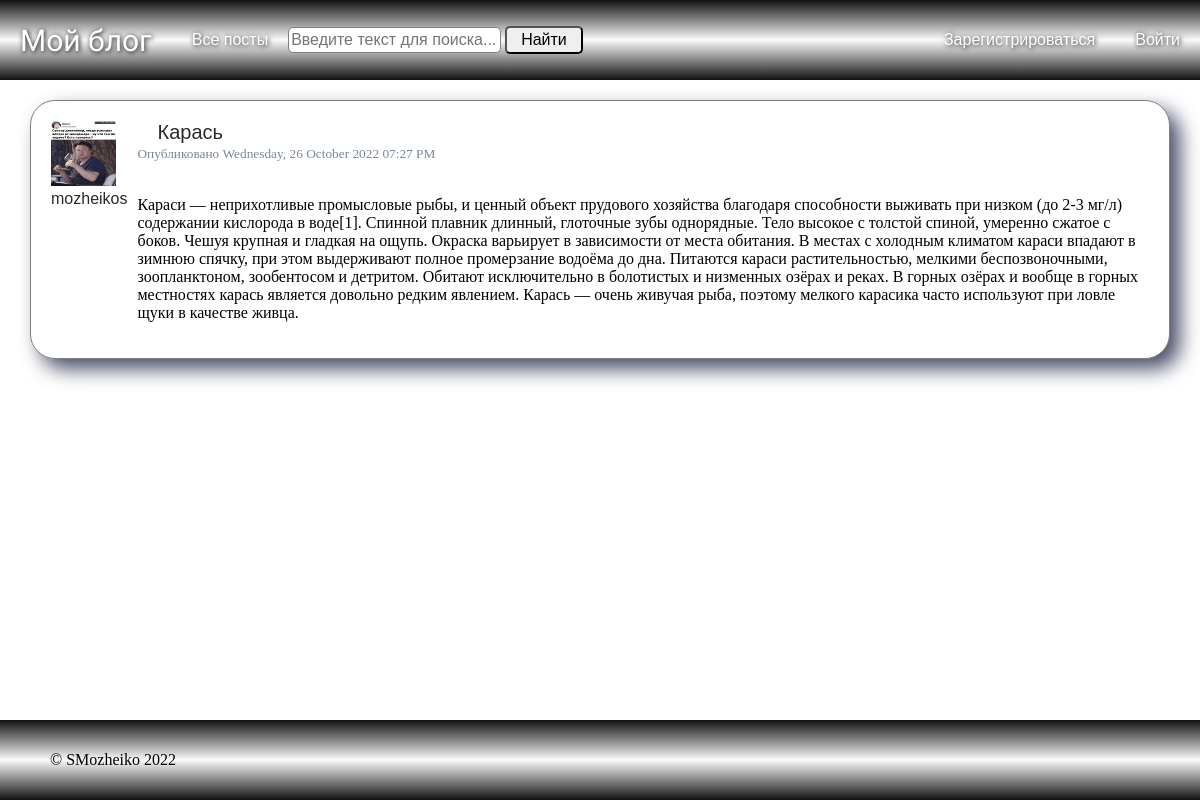
Screenshot of /posts/post?post_id=4 with the database file from the repository.
### blog_flask/models.py (models this page shows, shortened)
class User(db.Model, UserMixin):
    id = db.Column(db.Integer, primary_key=True)
    username = db.Column(db.String(20), unique=True, nullable=False)
    email = db.Column(db.String(120), unique=True, nullable=False)
    avatar = db.Column(db.String(100), nullable=False, default='default.png')
    password = db.Column(db.String(100), nullable=False)
    posts = db.relationship(
        'Post',
        back_populates='author',
        lazy=True,
        uselist=True
    )

class Post(db.Model):
    id = db.Column(db.Integer, primary_key=True)
    title = db.Column(db.String(100), nullable=False)
    created_at = db.Column(db.DateTime, nullable=False, default=datetime.datetime.utcnow())
    content = db.Column(db.Text, nullable=False)
    user_id = db.Column(
        db.Integer, db.ForeignKey(
            'user.id',
            ondelete='CASCADE',
            onupdate='CASCADE'
        ), nullable=False
    )
    author = db.relationship(
        User,
        back_populates='posts',
        uselist=False
    )

### blog_flask/posts/routes.py (the view)
@posts.route('/post')
def post():
    post_id = request.args.get('post_id', 0, type=int)
    post_item = Post.query.get_or_404(post_id)
    return render_template('post.html', post=post_item)

### blog_flask/context_processsors.py
class SearchForm(FlaskForm):
    search = StringField(
        label='Поиск',
        validators=[DataRequired()]
    )
    find = SubmitField(
        label='Найти'
    )

### run.py (called while the page is built)
@app.context_processor
def search():
    form = SearchForm()
    return dict(search=form)

@app.context_processor
def year():
    today_year = datetime.datetime.now().year
    return dict(year=today_year)

### blog_flask/templates/post.html (shortened to what this page needs)
{% extends "layout.html" %}
{% block content %}
<div class="content-card">
  <div class="card-author">
    <img class="article-img" src="{{ url_for('static', filename='profile_pictures/' + post.author.avatar) }}">
    <a class="navbar-user card-title card-author" href="{{ url_for('users.user_posts', username=post.author.username) }}">{{ post.author.username }}</a>
  </div>
  <div class="card">
    <div class="card-body">
      <h4 class="navbar-user card-title" style="margin: 0 20px">{{ post.title }}</h4>
      <small>Опубликовано {{ post.created_at.strftime('%A, %d %B %Y %I:%M %p') }}</small>
      <br>
      <br>
      <p class="card-text">{{ post.content }}</p>
    </div>
  </div>
</div>
{% endblock content %}

### blog_flask/static/main.css (style rules this page uses)
body { margin: 0; padding: 0; }
.navbar-user { font-size: 20px; font-family: Impact, Charcoal, sans-serif; font-weight: normal; margin: 20px; }
.search input { line-height: 20px; font-size: 16px; font-family: Ubuntu, sans-serif; font-weight: normal; border-radius: 5px; }
.search-input { padding: 2px; color: black; border: 1px solid gray; }
.search-button { padding: 2px 14px; cursor: pointer; color: black; }
h1, h2, h3, h4, h5, h6 { margin: 0; color: #444444; }
.content-card { display: flex; padding: 20px; border: 1px solid grey; border-radius: 25px; background-color: white; box-shadow: 10px 10px 20px #4a4e69; margin: 20px 0; }
.card { margin-left: 10px; }
.card-title { text-decoration: none; color: #2a2a2a; }
.card-author { font-size: 16px; margin: 0; }
.article-img { height: 65px; width: 65px; padding: 0; margin: 0; }
small { color: lightslategrey; }

### rows the page displays
User: avatar (picture), author.username "mozheikos"
Post: title "Карась", created_at "Wednesday, 26 October 2022 07:27 PM", content "Караси — неприхотливые промысловые рыбы, и ценный объект прудового хозяйства благодаря способности выживать при низком (до 2-3 мг/л) содержании кислорода в воде[1]. Спинной плавник длинный, глоточные зубы однорядные. Тело высокое с толстой спиной, умеренно сжатое с боков. Чешуя крупная и гладкая на ощупь. Окраска варьирует в зависимости от места обитания. В местах с холодным климатом караси впадают в зимнюю спячку, при этом выдерживают полное промерзание водоёма до дна. Питаются караси растительностью, мелкими беспозвоночными, зоопланктоном, зообентосом и детритом. Обитают исключительно в болотистых и низменных озёрах и реках. В горных озёрах и вообще в горных местностях карась является…"
